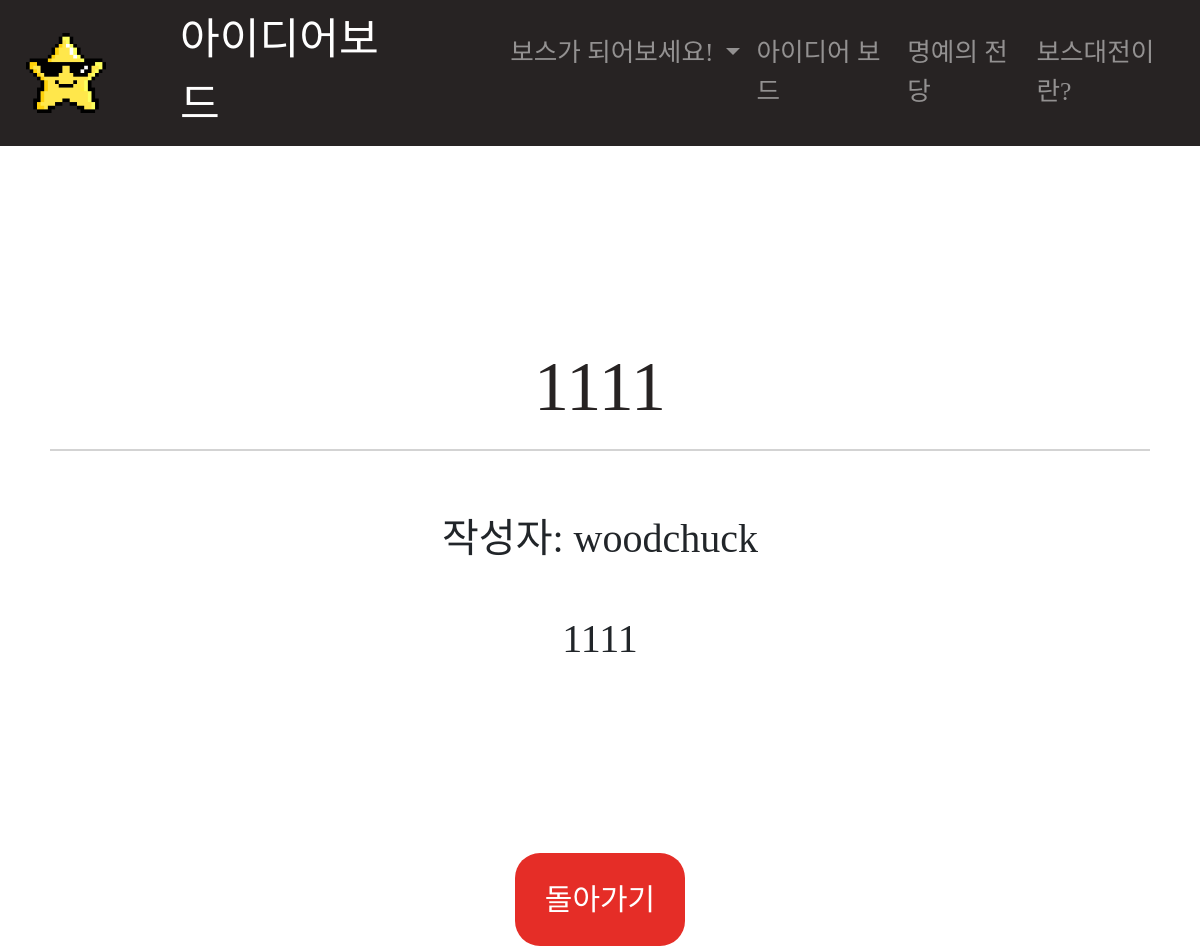
The app's page /idea/ideashow/12 with its own data.
### idea/models.py (models this page shows, shortened)
class Idea(models.Model):
    whoseidea =  models.ForeignKey(User, related_name='whoseidea', on_delete=models.CASCADE)
    title = models.CharField(max_length=200)
    content = models.TextField()
    created_at = models.DateTimeField(auto_now_add=True)

### idea/views.py (the view)
# urls.py: path('ideashow/<int:idea_id>', idea.views.ideashow, name='ideashow'),
def ideashow(request,idea_id):
    idea= get_object_or_404(Idea,pk = idea_id)
    return render(request, 'idea/ideashow.html', {'idea':idea})

### idea/templates/idea/ideashow.html (shortened to what this page needs)
{% extends "base.html" %}
{% load staticfiles %}
{% block centername %}
아이디어보드
{% endblock centername %}
{% block head %}
    <link rel="stylesheet" type="text/css" href="{% static 'idea/idea_board.css' %}">
{% endblock head %}
{% block content %}
<div align="center">
    <div class="idea_detail">
        <br><br><br><br><br><br>
        <div class="title_3"><div class="border_1">{{idea.title}}</div></div>
        <br><br>
        <p style="font-size: 40px;">작성자: {{idea.whoseidea}}</p>
        <br>
        <p style="font-size: 40px;">{{idea.content}}</p>
        <br><br><br><br><br><br>
        <br><br>
        <span style="font-size: 30px; background:#e52d27; padding:30px; border-radius:25px;"><a href="{% url 'ideaboard' %}" style='color:white'>돌아가기</a></span>
        <br>
    </div>
</div>
{% endblock content %}

### idea/static/idea/idea_board.css (style rules this page uses)
.border_1 { border-bottom: 2px solid #D3D3D3; margin: 10px 50px 10px 50px; padding-top: 10px; padding-bottom: 10px; }
.title_3 { color: #272323; font-family: 'DungGeunMo'; font-size: 70px; }
a,a:hover,a:active { text-decoration: none; color: #272323; }
.idea_detail { font-family: 'DungGeunMo'; }

### records on screen
Idea: title "1111", whoseidea "woodchuck", content "1111"
